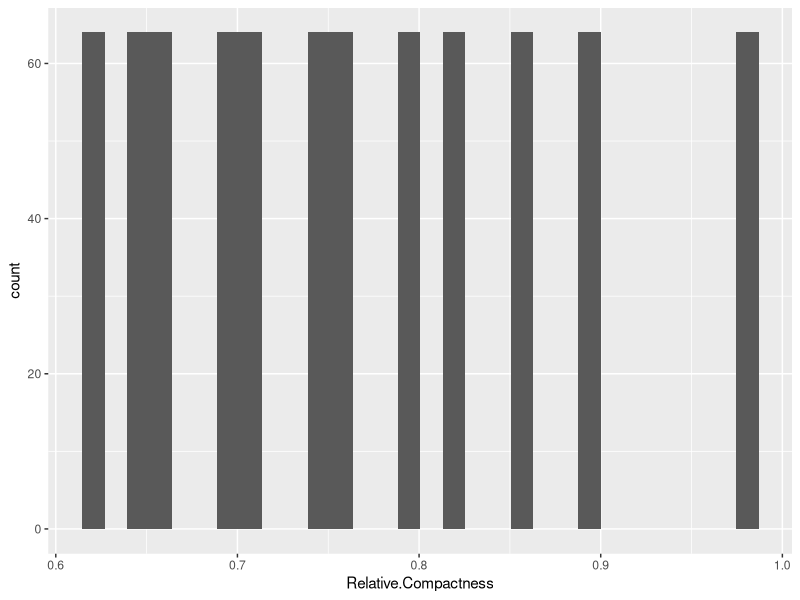
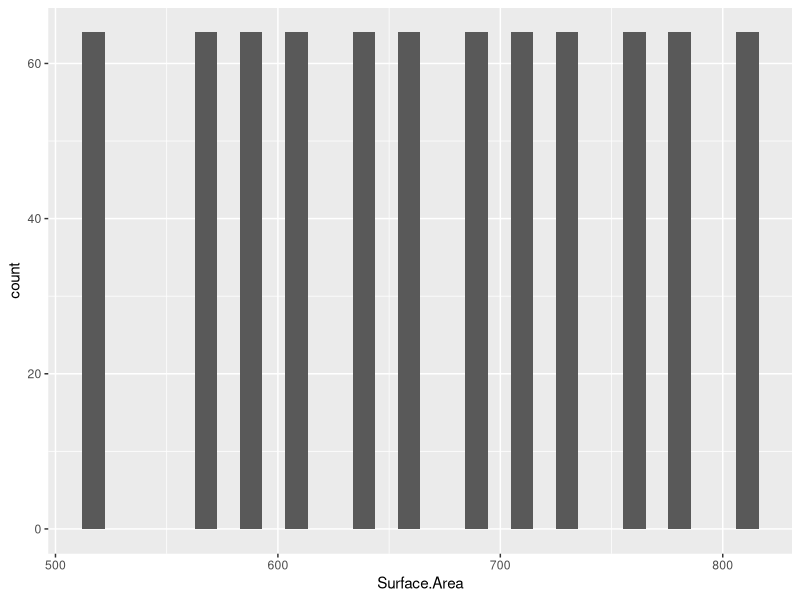
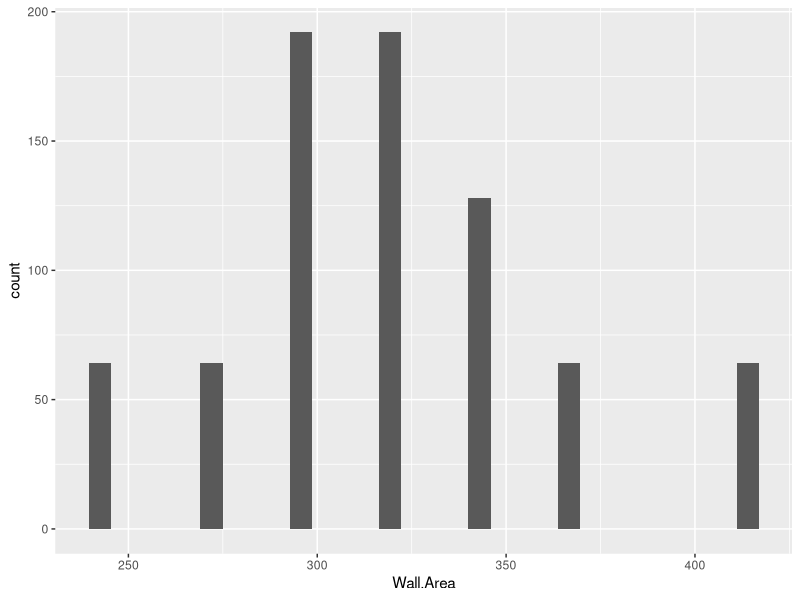
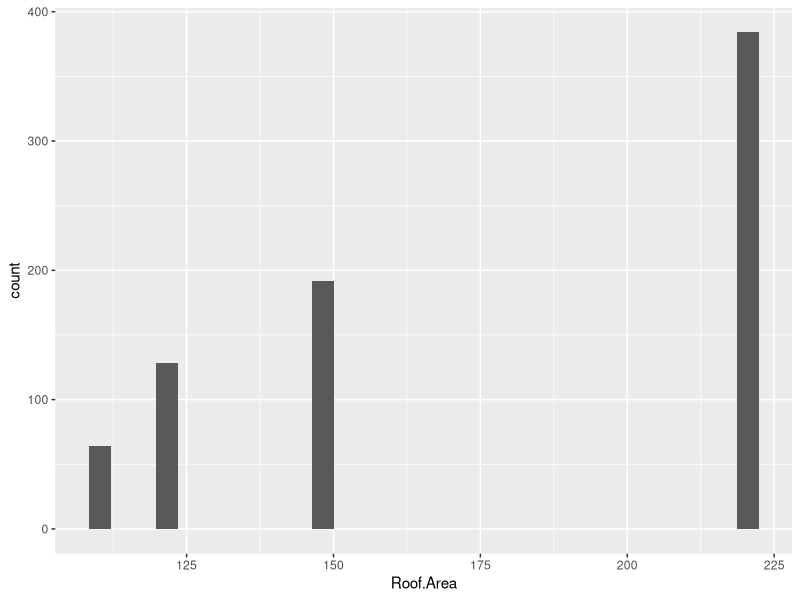
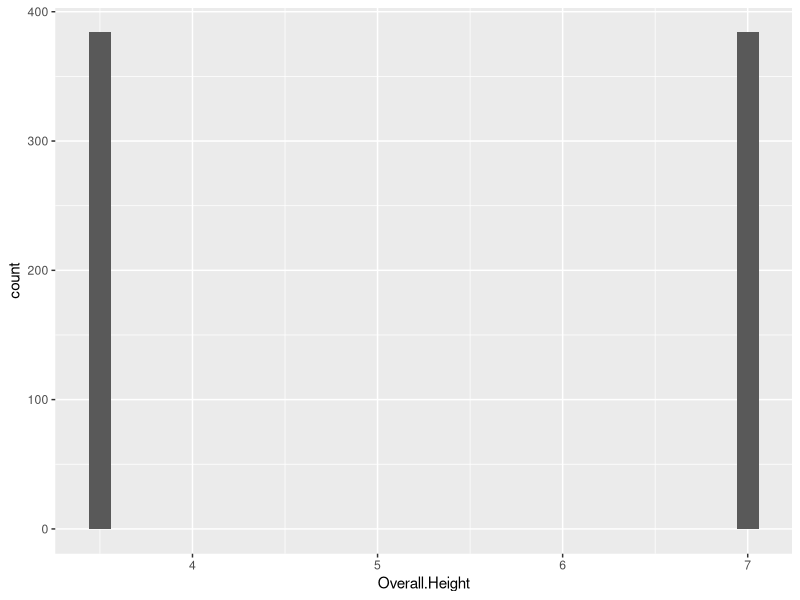
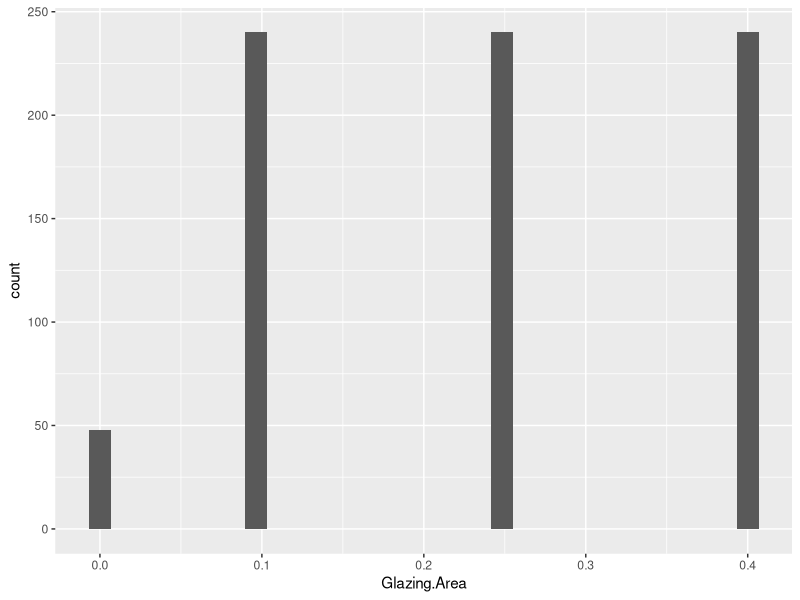
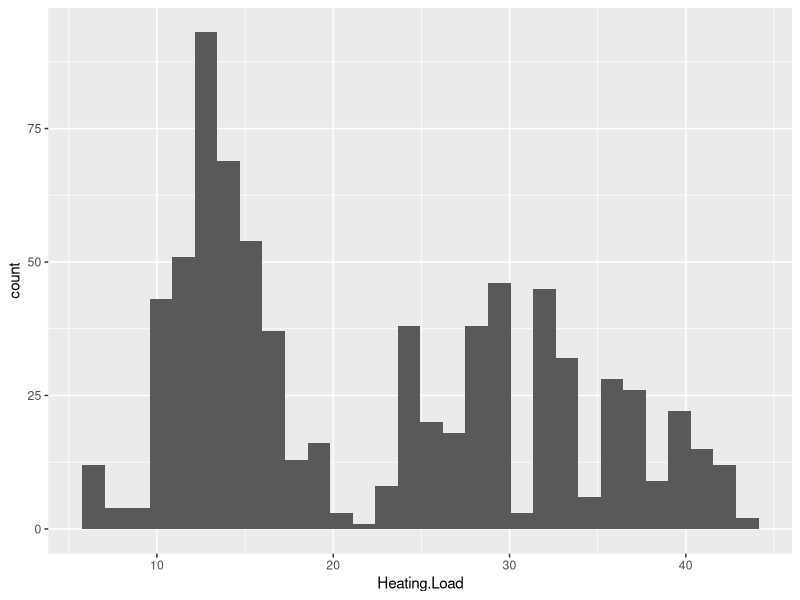
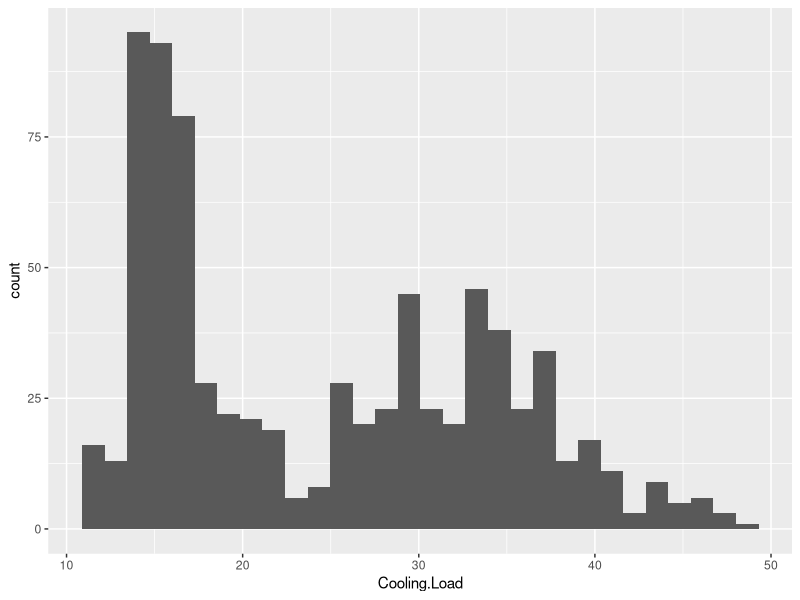

Here is the R script that generated these plots, in order:
# read csv
energydata <- read.csv(file = "EnergyEfficiencyData.csv", header = TRUE)
head(energydata)
facCol <- c("Orientation", "Glazing.Area.Distribution")
energydata[, facCol] <- lapply(energydata[,facCol], as.factor)
str(energydata)
summary(energydata)

# histogram all values are they really numerics? 
require(ggplot2)
histFun <- function(x)
{
  cnames <- names(x)
  for(i in seq_along(cnames)){
    print(ggplot(x, aes_string(x = cnames[i])) + geom_histogram())
  }
}

histFun(energydata[, -which(names(energydata) %in% facCol)])

# histogram of glazing area is this really a numeric?

# correlation scatterplot on numerics? potentially group on factors with color and shape...

# boxplot factors vs. heating load and cooling load, maybe???
